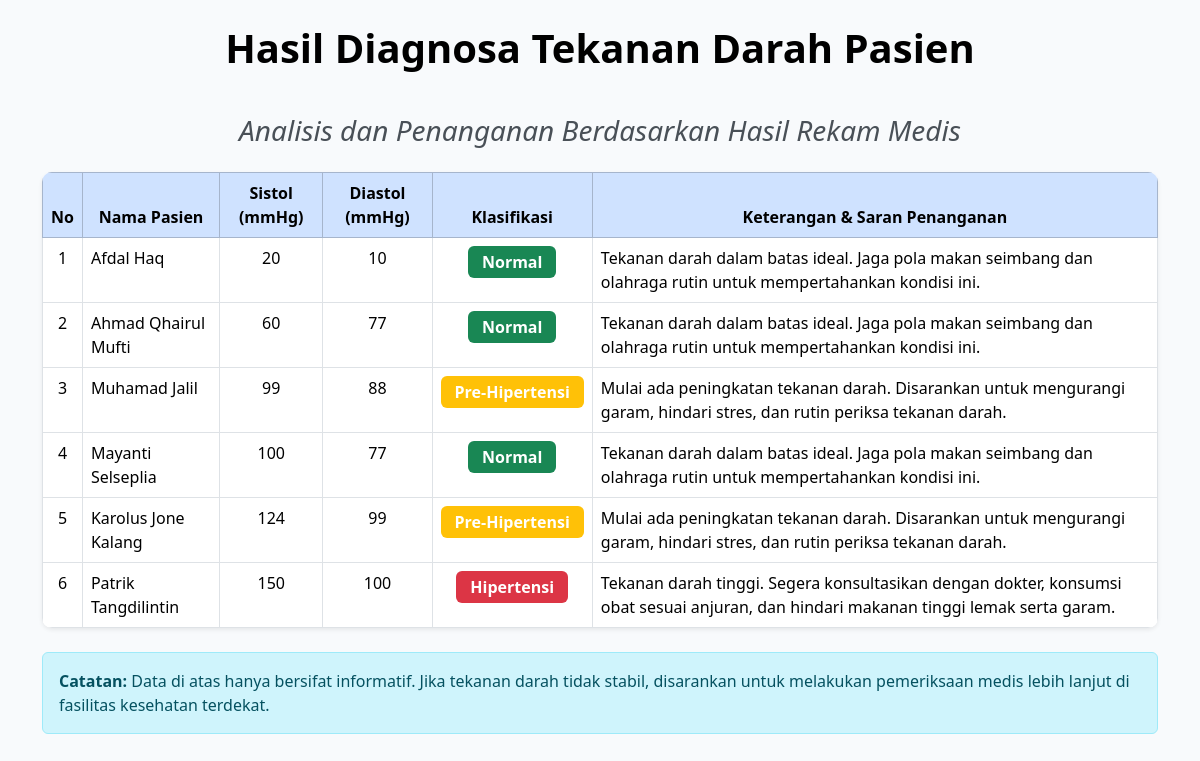
/diagnosa.php (signed in), run on the app's committed database.
### tables this page shows
CREATE TABLE `212341_rekam_medis` (
  `212341_rekam_id` int NOT NULL,
  `212341_pasien_id` int NOT NULL,
  `212341_tekanan_sistol` int NOT NULL,
  `212341_tekanan_diastol` int NOT NULL,
  `212341_tanggal_input` date NOT NULL
);

CREATE TABLE `212341_pasien` (
  `212341_pasien_id` int NOT NULL,
  `212341_nama` varchar(100) NOT NULL,
  `212341_umur` int NOT NULL,
  `212341_alamat` varchar(255) DEFAULT NULL,
  `212341_jk` enum('Laki-laki','Perempuan') NOT NULL,
  `212341_berat_badan` decimal(5,2) DEFAULT NULL,
  `212341_riwayat_tekanan` text,
  `212341_pola_makan` text,
  `212341_riwayat_keluarga` enum('Ya','Tidak') DEFAULT 'Tidak',
  `212341_keluhan` text,
  `212341_created_at` timestamp NULL DEFAULT CURRENT_TIMESTAMP
);

### diagnosa.php (the view, shortened to what this page needs)
<?php
include "config.php";
$rekam = $conn->query("
    SELECT r.*, p.212341_nama
    FROM 212341_rekam_medis r
    JOIN 212341_pasien p ON r.212341_pasien_id = p.212341_pasien_id
    ORDER BY r.212341_rekam_id DESC
");
function klasifikasi($sistol, $diastol)
{
    if ($sistol < 120 && $diastol < 80) {
        return [
            "kategori" => "Normal",
            "deskripsi" => "Tekanan darah dalam batas ideal. Jaga pola makan seimbang dan olahraga rutin untuk mempertahankan kondisi ini."
        ];
    } elseif (($sistol >= 120 && $sistol <= 139) || ($diastol >= 80 && $diastol <= 89)) {
        return [
            "kategori" => "Pre-Hipertensi",
            "deskripsi" => "Mulai ada peningkatan tekanan darah. Disarankan untuk mengurangi garam, hindari stres, dan rutin periksa tekanan darah."
        ];
    } else {
        return [
            "kategori" => "Hipertensi",
            "deskripsi" => "Tekanan darah tinggi. Segera konsultasikan dengan dokter, konsumsi obat sesuai anjuran, dan hindari makanan tinggi lemak serta garam."
        ];
    }
}
?>
<!DOCTYPE html>
<html lang="id">
<head>
    <link href="assets/css/bootstrap.min.css" rel="stylesheet">
</head>
<body class="container mt-4">
    <h1>Hasil Diagnosa Tekanan Darah Pasien</h1>
    <br>
    <h3 class="mb-4"><i>Analisis dan Penanganan Berdasarkan Hasil Rekam Medis</i></h3>
   <table class="table table-bordered shadow-sm">
    <thead class="table-primary text-center">
        <tr>
            <th>No</th>
            <th>Nama Pasien</th>
            <th>Sistol (mmHg)</th>
            <th>Diastol (mmHg)</th>
            <th>Klasifikasi</th>
            <th>Keterangan & Saran Penanganan</th>
        </tr>
    </thead>
    <tbody>
        <?php
        $no = 1;
        while ($row = $rekam->fetch_assoc()) {
            $hasil = klasifikasi($row["212341_tekanan_sistol"], $row["212341_tekanan_diastol"]);
            $kategori = $hasil["kategori"];
            $deskripsi = $hasil["deskripsi"];
            $warna = $kategori == "Normal" ? "success" : ($kategori == "Pre-Hipertensi" ? "warning" : "danger");
        ?>
        <tr>
            <td class="text-center"><?= $no++; ?></td>
            <td><?= htmlspecialchars($row["212341_nama"]) ?></td>
            <td class="text-center"><?= htmlspecialchars($row["212341_tekanan_sistol"]) ?></td>
            <td class="text-center"><?= htmlspecialchars($row["212341_tekanan_diastol"]) ?></td>
            <td class="text-center">
                <span class="badge bg-<?= $warna ?>"><?= $kategori ?></span>
            </td>
            <td><?= $deskripsi ?></td>
        </tr>
        <?php } ?>
    </tbody>
</table>
    <div class="alert alert-info mt-4">
        <strong>Catatan:</strong> Data di atas hanya bersifat informatif. Jika tekanan darah tidak stabil, disarankan untuk melakukan pemeriksaan medis lebih lanjut di fasilitas kesehatan terdekat.
    </div>
</body>
</html>

### diagnosa.php (style rules this page uses)
body { background-color: #f8fafc; }
h1 { text-align: center; margin-top: 20px; color: #000000ff; font-weight: 700; }
h3 { text-align: center; margin-top: 10px; color: #495057; }
table { background-color: white; border-radius: 10px; overflow: hidden; }
.badge { font-size: 1rem; padding: 8px 14px; }

### data on the page
212341_rekam_medis: 212341_pasien.212341_nama "Afdal Haq", 212341_tekanan_sistol "20", 212341_tekanan_diastol "10", kategori "Normal", deskripsi "Tekanan darah dalam batas ideal. Jaga pola makan seimbang dan olahraga rutin untuk mempertahankan kondisi ini."
212341_rekam_medis: 212341_pasien.212341_nama "Ahmad Qhairul Mufti", 212341_tekanan_sistol "60", 212341_tekanan_diastol "77", kategori "Normal", deskripsi "Tekanan darah dalam batas ideal. Jaga pola makan seimbang dan olahraga rutin untuk mempertahankan kondisi ini."
212341_rekam_medis: 212341_pasien.212341_nama "Muhamad Jalil", 212341_tekanan_sistol "99", 212341_tekanan_diastol "88", kategori "Pre-Hipertensi", deskripsi "Mulai ada peningkatan tekanan darah. Disarankan untuk mengurangi garam, hindari stres, dan rutin periksa tekanan darah."
212341_rekam_medis: 212341_pasien.212341_nama "Mayanti Selseplia", 212341_tekanan_sistol "100", 212341_tekanan_diastol "77", kategori "Normal", deskripsi "Tekanan darah dalam batas ideal. Jaga pola makan seimbang dan olahraga rutin untuk mempertahankan kondisi ini."
212341_rekam_medis: 212341_pasien.212341_nama "Karolus Jone Kalang", 212341_tekanan_sistol "124", 212341_tekanan_diastol "99", kategori "Pre-Hipertensi", deskripsi "Mulai ada peningkatan tekanan darah. Disarankan untuk mengurangi garam, hindari stres, dan rutin periksa tekanan darah."
212341_rekam_medis: 212341_pasien.212341_nama "Patrik Tangdilintin", 212341_tekanan_sistol "150", 212341_tekanan_diastol "100", kategori "Hipertensi", deskripsi "Tekanan darah tinggi. Segera konsultasikan dengan dokter, konsumsi obat sesuai anjuran, dan hindari makanan tinggi lemak serta garam."
